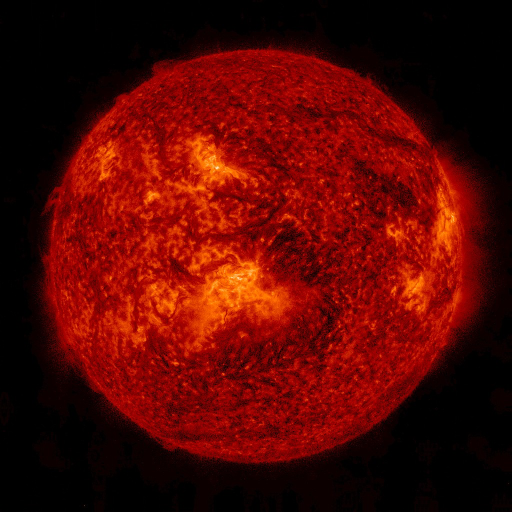
#> input picture pictures/image.png, 1024 x 1024 px (shown at 1/2 size)
$ python test_center.py
#> lines starting #> are read from the running program, lines starting #| are printed output that depends on the picture; long printed decimals are rounded
import cv2
import numpy as np

color = cv2.imread("pictures/image.png")                  # цветной кадр (h, w, 3)
#> color is the input picture: shape (1024, 1024, 3); mean B, G, R 2.2, 7.5, 84.6
image = cv2.cvtColor(color, cv2.COLOR_BGR2GRAY)          # серая копия для расчётов
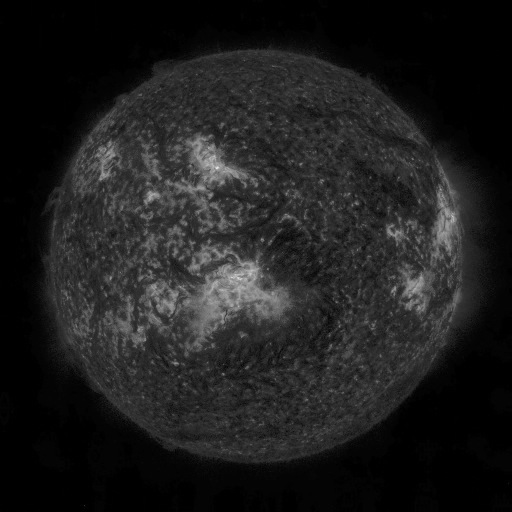
#> image: shape (1024, 1024) (shown at 1/2 size); min 0, max 245, mean 29.9


def find_center_x(img, t, step=8):
    mids = []
    lengths = []
    last = img.shape[1] - 1
    prev_cut = False

    for y in range(0, img.shape[0], step):
        row = img[y].tolist()

        # хорда упирается в левый или правый край кадра
        if row[0] > t or row[last] > t:
            if prev_cut:
                side = "слева" if row[0] > t else "справа"
                print("обработка невозможна: солнце за краем", side)
                return None
            prev_cut = True
            continue
        prev_cut = False

        left = None
        for i in range(1, last + 1):
            if row[i] > t:
                left = (i - 1) + (t - row[i - 1]) / (row[i] - row[i - 1])
                break
        if left is None:
            continue

        for i in range(last - 1, -1, -1):
            if row[i] > t:
                right = i + (t - row[i]) / (row[i + 1] - row[i])
                break

        mids.append((left + right) / 2)
        lengths.append(right - left)

    if not lengths:
        print("обработка невозможна: солнце не найдено")
        return None

    half = max(lengths) / 2
    good = []
    for k in range(len(mids)):
        if lengths[k] > half:
            good.append(mids[k])
    return good


def find_center_y(img, t, step=8):
    mids = []
    lengths = []
    last = img.shape[0] - 1
    prev_cut = False

    for x in range(0, img.shape[1], step):
        col = img[:, x].tolist()

        # хорда упирается в верхний или нижний край кадра
        if col[0] > t or col[last] > t:
            if prev_cut:
                side = "сверху" if col[0] > t else "снизу"
                print("обработка невозможна: солнце за краем", side)
                return None
            prev_cut = True
            continue
        prev_cut = False

        top = None
        for i in range(1, last + 1):
            if col[i] > t:
                top = (i - 1) + (t - col[i - 1]) / (col[i] - col[i - 1])
                break
        if top is None:
            continue

        for i in range(last - 1, -1, -1):
            if col[i] > t:
                bottom = i + (t - col[i]) / (col[i + 1] - col[i])
                break

        mids.append((top + bottom) / 2)
        lengths.append(bottom - top)

    if not lengths:
        print("обработка невозможна: солнце не найдено")
        return None

    half = max(lengths) / 2
    good = []
    for k in range(len(mids)):
        if lengths[k] > half:
            good.append(mids[k])
    return good


# Гистограмма: сколько пикселей каждой яркости
hist = [0] * 256
for row in image:
    for v in row.tolist():
        hist[v] += 1
#> after the loop, hist = 256 values, max 275027 at index 0, min 0 at index 204, mean 4096

# Общие величины
N = 0
S = 0
for v in range(256):
    N += hist[v]
    S += v * hist[v]
#> this loop made 256 passes
#> (N, S) on passes 1 to 3: (275027, 0), (311298, 36271), (324983, 63641)
#> after the loop, N = 1048576; S = 31396343

''' σ²(t) = w₀ · w₁ · (μ₀ − μ₁)²  - Перебор порогов
w₀, w₁ — доля пикселей в каждом классе;
μ₀, μ₁ — средняя яркость каждого класса;
(μ₀ - μ₁)² — насколько далеко друг от друга средние;
w₀ · w₁ — штраф за перекос'''

n0 = 0    #сколько пикселей в классе 0
s0 = 0    # суммарная якрость пикселей в классе 0
best_sigma = -1.0
t_low = 0
t_high = 0

for t in range(256):
    n0 += hist[t]
    s0 += t * hist[t]
    n1 = N - n0

    if n0 == 0:
        continue
    if n1 == 0:
        break

    q0 = s0 / n0
    q1 = (S - s0) / n1
    sigma = n0 * n1 * (q0 - q1) ** 2

    if sigma > best_sigma:
        best_sigma = sigma
        t_low = t
        t_high = t
    elif sigma == best_sigma:
        t_high = t
#> this loop made 246 passes
#> (n0, s0, n1, q0, q1, best_sigma) on passes 1 to 12: (275027, 0, 773549, 0, 40.59, 3.5e+14), (311298, 36271, 737278, 0.117, 42.53, 4.13e+14), (324983, 63641, 723593, 0.196, 43.3, 4.37e+14), (346727, 128873, 701849, 0.372, 44.55, 4.75e+14), (406311, 367209, 642265, 0.904, 48.31, 5.87e+14), (426417, 467739, 622159, 1.1, 49.71, 6.27e+14), (435299, 521031, 613277, 1.2, 50.34, 6.45e+14), (442413, 570829, 606163, 1.29, 50.85, 6.59e+14), (447324, 610117, 601252, 1.36, 51.2, 6.68e+14), (451530, 647971, 597046, 1.44, 51.5, 6.76e+14), (455719, 689861, 592857, 1.51, 51.79, 6.83e+14), (459045, 726447, 589531, 1.58, 52.02, 6.89e+14)
#> (n0, s0, n1, q0, q1, sigma) on passes 32 to 37: (540474, 2617931, 508102, 4.84, 56.64, 7.37e+14), (548550, 2876363, 500026, 5.24, 57.04, 7.36e+14), (558699, 3211280, 489877, 5.75, 57.53, 7.34e+14), (568164, 3533090, 480412, 6.22, 58, 7.32e+14), (578575, 3897475, 470001, 6.74, 58.51, 7.29e+14), (591917, 4377787, 456659, 7.4, 59.17, 7.24e+14)
#> after the loop, best_sigma = 7.37e+14; n0 = 1048576; s0 = 31396343; t_low = 30

t_best = (t_low + t_high) // 2
#> t_best = 30

medians_x = find_center_x(image, t_best)
#> after the loop in find_center_x, `for y in range(0, img.shape[0], step):`: lengths = 107 values, max 905.4 at index 61, min 0.307 at index 106, mean 669.8; mids = 107 values, max 548.2 at index 34, min 486.9 at index 5, mean 517.2
#> in find_center_x, `half = max(lengths) / 2`: half = 452.7
#> the loop in find_center_x, `for k in range(len(mids)):` made 107 passes
#> after the loop in find_center_x, `for k in range(len(mids)):`: good = 87 values, max 548.2 at index 24, min 491.3 at index 82, mean 519.9
#> medians_x has the same summary as good in find_center_x
if medians_x is None:
    exit()
center_x = sorted(medians_x)[len(medians_x) // 2]
#> center_x = 520.6

medians_y = find_center_y(image, t_best)
#> the loop in find_center_y, `for k in range(len(mids)):` made 113 passes
if medians_y is None:
    exit()
center_y = sorted(medians_y)[len(medians_y) // 2]


def shift_image(img, dx, dy):
#> called with dx = -9, dy = 1
    height, width = img.shape[:2]
    result = np.zeros_like(img)
    if abs(dx) >= width or abs(dy) >= height:
        return result

    # какие строки и столбцы исходного кадра попадут в новый
    src_y0 = max(0, -dy)    # первый индекс исходника, который попадёт в новый кадр
    src_y1 = min(height, height - dy)     # последний индекс исходника, который попадёт в новый кадр
    src_x0 = max(0, -dx)
    src_x1 = min(width, width - dx)

    result[src_y0 + dy: src_y1 + dy, src_x0 + dx: src_x1 + dx] = img[src_y0:src_y1, src_x0:src_x1]
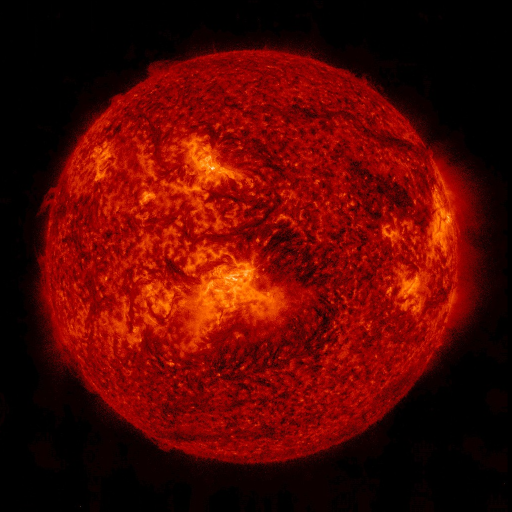
#> result: shape (1024, 1024, 3) (shown at 1/2 size); mean B, G, R 2.2, 7.5, 84.6
    return result


height, width = image.shape
target_x = (width - 1) / 2
target_y = (height - 1) / 2

dx = round(target_x - center_x)
dy = round(target_y - center_y)
result = shift_image(color, dx, dy)
print("сдвиг:", dx, dy)
#| сдвиг: -9 1

# проверка: где центр после сдвига
result_gray = cv2.cvtColor(result, cv2.COLOR_BGR2GRAY)
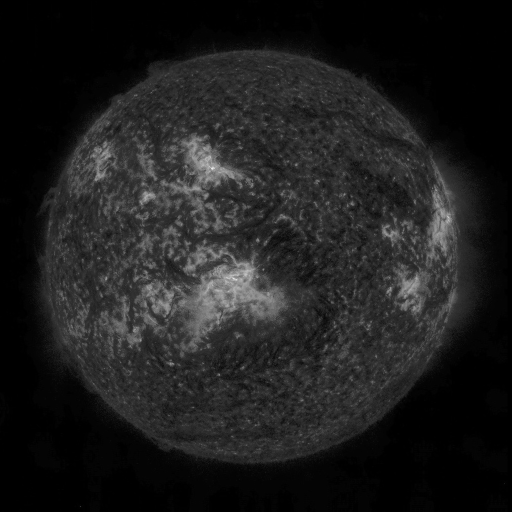
#> result_gray: shape (1024, 1024) (shown at 1/2 size); min 0, max 245, mean 29.9
new_medians_x = find_center_x(result_gray, t_best)
#> the loop in find_center_x (call 2), `for k in range(len(mids)):` made 106 passes
new_medians_y = find_center_y(result_gray, t_best)
#> the loop in find_center_y (call 2), `for k in range(len(mids)):` made 115 passes

new_x = sorted(new_medians_x)[len(new_medians_x) // 2]
new_y = sorted(new_medians_y)[len(new_medians_y) // 2]

print("стало:", new_x, new_y, "цель:", target_x, target_y)
#| стало: 511.242 512.359 цель: 511.5 511.5

cv2.imwrite("pictures/image_centered.png", result)


#отображение
left = color.copy()
right = result.copy()

cx_mark, cy_mark = int(round(target_x)), int(round(target_y))
for pic in (left, right):
    cv2.line(pic, (cx_mark - 25, cy_mark), (cx_mark + 25, cy_mark), (0, 0, 255), 2)
    cv2.line(pic, (cx_mark, cy_mark - 25), (cx_mark, cy_mark + 25), (0, 0, 255), 2)
#> this loop made 2 passes

view = np.hstack((left, right))
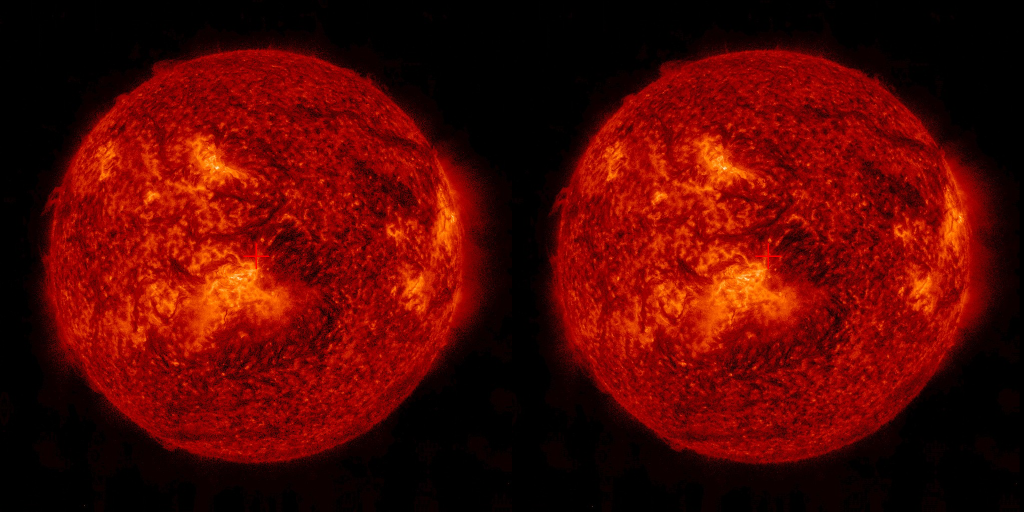
#> view: shape (1024, 2048, 3) (shown at 1/2 size); mean B, G, R 2.2, 7.5, 84.6
view = cv2.resize(view, (view.shape[1] // 2, view.shape[0] // 2))
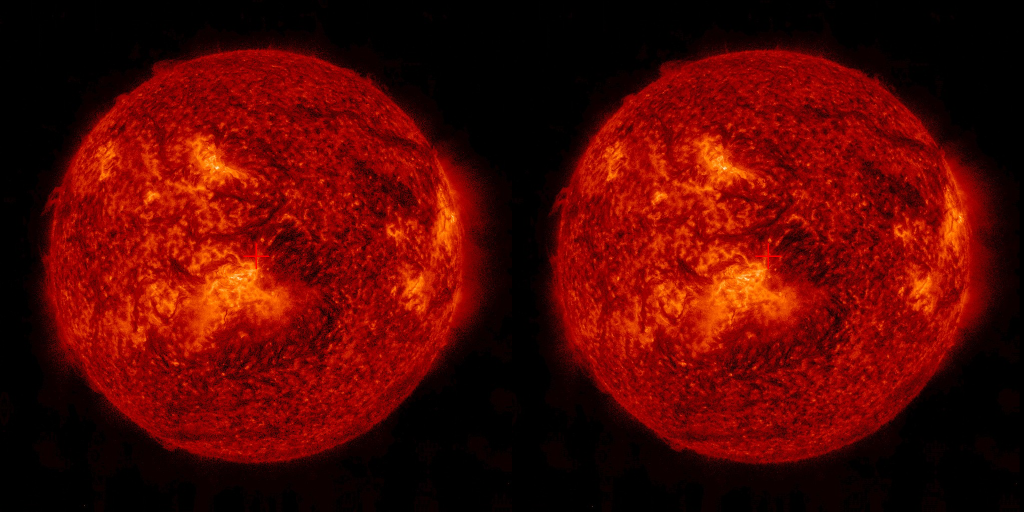
#> view: shape (512, 1024, 3); mean B, G, R 2.3, 7.6, 84.7

cv2.imshow("left: original, right: centered", view)
cv2.waitKey(0)
cv2.destroyAllWindows()

$ run again, with pictures/base.png copied over pictures/image.png
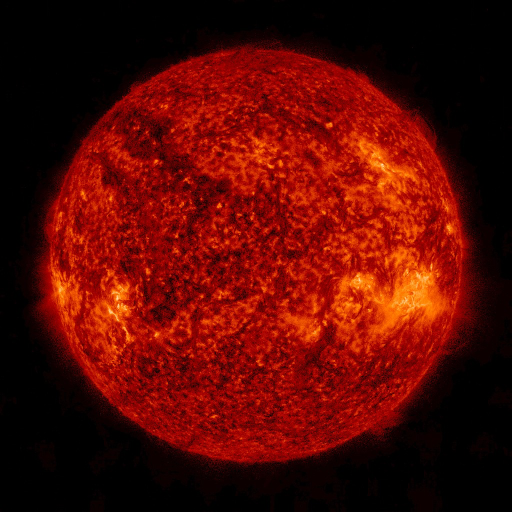
#> input picture pictures/base.png, 1024 x 1024 px (shown at 1/2 size)
#> color is the input picture: shape (1024, 1024, 3); mean B, G, R 2.7, 9.7, 87.2
#> `image = cv2.cvtColor(color, cv2.COLOR_BGR2GRAY)`:
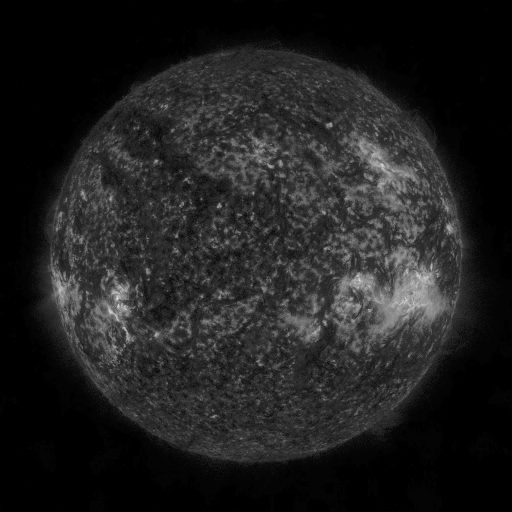
#> image: shape (1024, 1024) (shown at 1/2 size); min 0, max 239, mean 32
#> after the loop `for row in image:`: hist = 256 values, max 305175 at index 0, min 0 at index 225, mean 4096
#> the loop `for v in range(256):` made 256 passes
#> (N, S) on passes 1 to 3: (305175, 0), (340171, 34996), (352846, 60346)
#> after the loop `for v in range(256):`: N = 1048576; S = 33597635
#> the loop `for t in range(256):` made 240 passes
#> (n0, s0, n1, q0, q1, best_sigma) on passes 1 to 8: (305175, 0, 743401, 0, 45.19, 4.63e+14), (340171, 34996, 708405, 0.103, 47.38, 5.39e+14), (352846, 60346, 695730, 0.171, 48.2, 5.66e+14), (371061, 114991, 677515, 0.31, 49.42, 6.06e+14), (414645, 289327, 633931, 0.698, 52.54, 7.07e+14), (430875, 370477, 617701, 0.86, 53.79, 7.46e+14), (439850, 424327, 608726, 0.965, 54.5, 7.67e+14), (447036, 474629, 601540, 1.06, 55.06, 7.84e+14)
#> after the loop `for t in range(256):`: best_sigma = 8.9e+14; n0 = 1048576; s0 = 33597635; t_low = 33
#> after the loop in find_center_x, `for y in range(0, img.shape[0], step):`: lengths = 109 values, max 879.2 at index 69, min 0.169 at index 1, mean 647.7; mids = 109 values, max 541.5 at index 102, min 460.4 at index 108, mean 516
#> half = 439.6
#> the loop in find_center_x, `for k in range(len(mids)):` made 109 passes
#> after the loop in find_center_x, `for k in range(len(mids)):`: good = 91 values, max 536.9 at index 86, min 506.6 at index 47, mean 516.3
#> medians_x has the same summary as good in find_center_x
#> center_x = 515.7
#> the loop in find_center_y, `for k in range(len(mids)):` made 110 passes
#| сдвиг: -4 0
#> the loop in find_center_x (call 2), `for k in range(len(mids)):` made 109 passes
#> the loop in find_center_y (call 2), `for k in range(len(mids)):` made 113 passes
#| стало: 511.674 511.207 цель: 511.5 511.5
#> the loop `for pic in (left, right):` made 2 passes
#> `view = cv2.resize(view, (view.shape[1] // 2, view.shape[0] // 2))`:
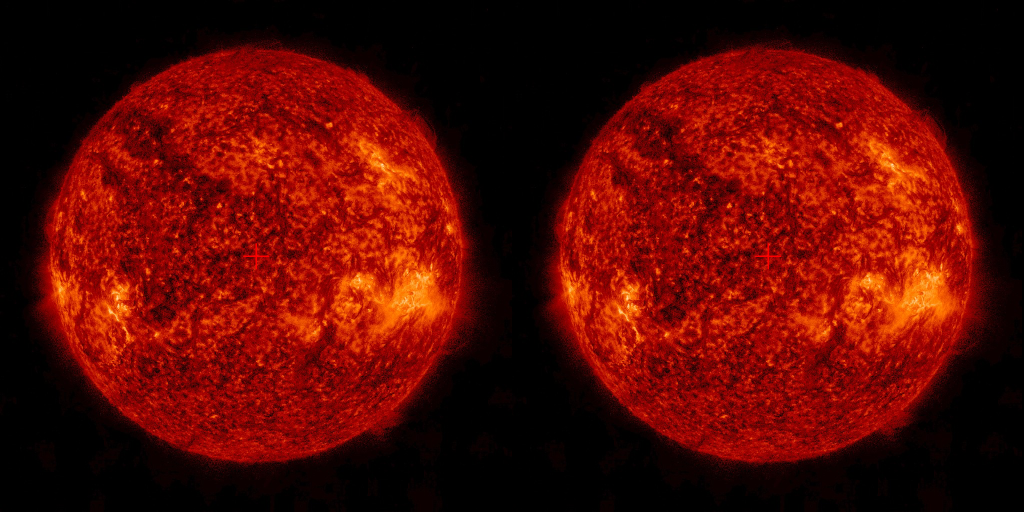
#> view: shape (512, 1024, 3); mean B, G, R 2.8, 9.8, 87.3
